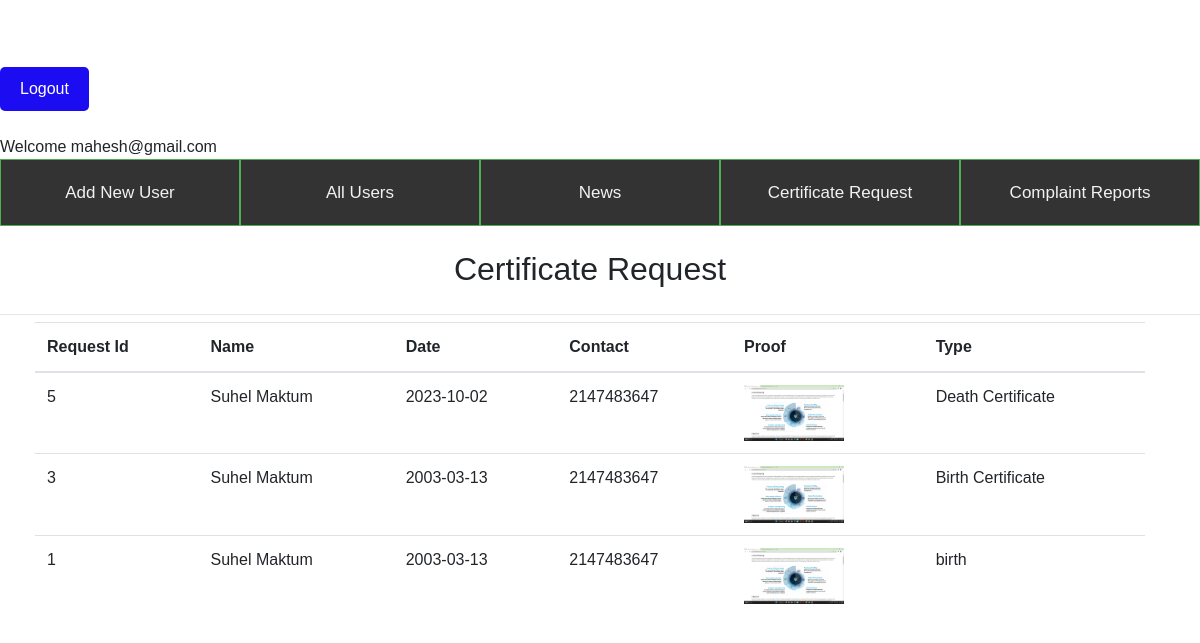
The page /report.php (signed in) on the database its author committed.
### tables this page shows
CREATE TABLE `request` (
  `sno` int(20) NOT NULL,
  `name` varchar(50) NOT NULL,
  `date` date NOT NULL,
  `contact` int(10) NOT NULL,
  `proof` varchar(200) NOT NULL,
  `type` varchar(100) NOT NULL
);

### report.php (the view, shortened to what this page needs)
 <!DOCTYPE html>
 <html lang="en">
 <head>
    <link rel="stylesheet" href="https://stackpath.bootstrapcdn.com/bootstrap/4.4.1/css/bootstrap.min.css"
>
  <link rel="stylesheet" href="//cdn.datatables.net/1.13.4/css/jquery.dataTables.min.css">
    <link rel="stylesheet" href="css/admin.css">
 </head>
 <body>
 <div class="glow">ADMIN PANEL</div>
 <div class="log"><a href="adlogout.php" ><button class="logout-button">Logout</button></a>
 <br><br>
 <?php
 echo "Welcome ".$_SESSION['username1'];
 ?>
 <div class="menu" align="center">
 <a href="adduser.php">Add New User</a>
        <a href="alluser.php">All Users</a>
        <a href="newsad.php">News</a>
        <a href="report.php">Certificate Request</a>
        <a href="complaintad.php">Complaint Reports</a>
  </div>
  <div class="container my-4">
    <center><b>  <h2>Certificate Request</h2></b></center>
  </div>
<br><br><br>
  <div class="container my-4" >
    <table class="table" id="myTable">
      <thead>
        <tr>
        <th scope="col">Request Id</th>
        <th scope="col">Name </th>
        <th scope="col">Date </th>
        <th scope="col">Contact </th>
        <th scope="col">Proof </th>
        <th scope="col">Type </th>
        </tr>
      </thead>
      <tbody>
      <?php
	include('connection.php');
    $sql = "SELECT * FROM request order by sno desc";
    $result = $conn->query($sql);
    if ($result->num_rows > 0) {
      while ($row = $result->fetch_assoc()) {
        echo "<tr>";
        echo "<td>" . $row["sno"] . "</td>";
        echo "<td>" . $row["name"] . "</td>";
        echo "<td>" . $row["date"] . "</td>";
        echo "<td>" . $row["contact"] . "</td>";
        echo "<td><a href='newspic/" . $row["proof"] . "' target='blank'><img src='newspic/" . $row["proof"] . "' width='100'></a></td>";
        echo "<td>" . $row["type"] . "</td>";
        echo "</tr>";
      }
    } else {
      echo "<tr><td colspan='5'>No Request found</td></tr>";
    }
    ?>
      </tbody>
    </table>
  </div>
  <hr>
 </body>
 </html>

### css/admin.css (style rules this page uses)
body { font-family: Arial, Helvetica, sans-serif; background-image: url("Best-Affordable-Moon-Phase-Watches.jpg"); background-size: cover; }
* { box-sizing: border-box; }
.container { position: absolute; margin: 20px; width: 100%; }
.menu { overflow: hidden; background-color: #333; width: 100%; padding: auto; }
.menu a { float: left; color: #f2f2f2; text-align: center; padding: 14px 16px; text-decoration: none; font-size: 17px; width: 20%; padding: 20px; border: 1px solid #4CAF50; }
.glow { text-align :center; shape-outside: 30px; font-size: 50px; color: white; text-align: center; -webkit-animation: glow 1s ease-in-out infinite alternate; -moz-animation: glow 1s ease-in-out infinite alternate; animation: glow 1s ease-in-out infinite alternate; line-height: 50pt; }

### report.php (style rules this page uses)
.logout-button { padding: 10px 20px; background-color: #1c0cf1; color: white; border: none; border-radius: 5px; cursor: pointer; }
#myTable { margin: 15 auto; }

### rows shown on the page
request: sno "5", name "Suhel Maktum", date "2023-10-02", contact "2147483647", proof (picture), type "Death Certificate"
request: sno "3", name "Suhel Maktum", date "2003-03-13", contact "2147483647", proof (picture), type "Birth Certificate"
request: sno "1", name "Suhel Maktum", date "2003-03-13", contact "2147483647", proof (picture), type "birth"

### other values the page prints
$_SESSION['username1'] "mahesh@gmail.com"
